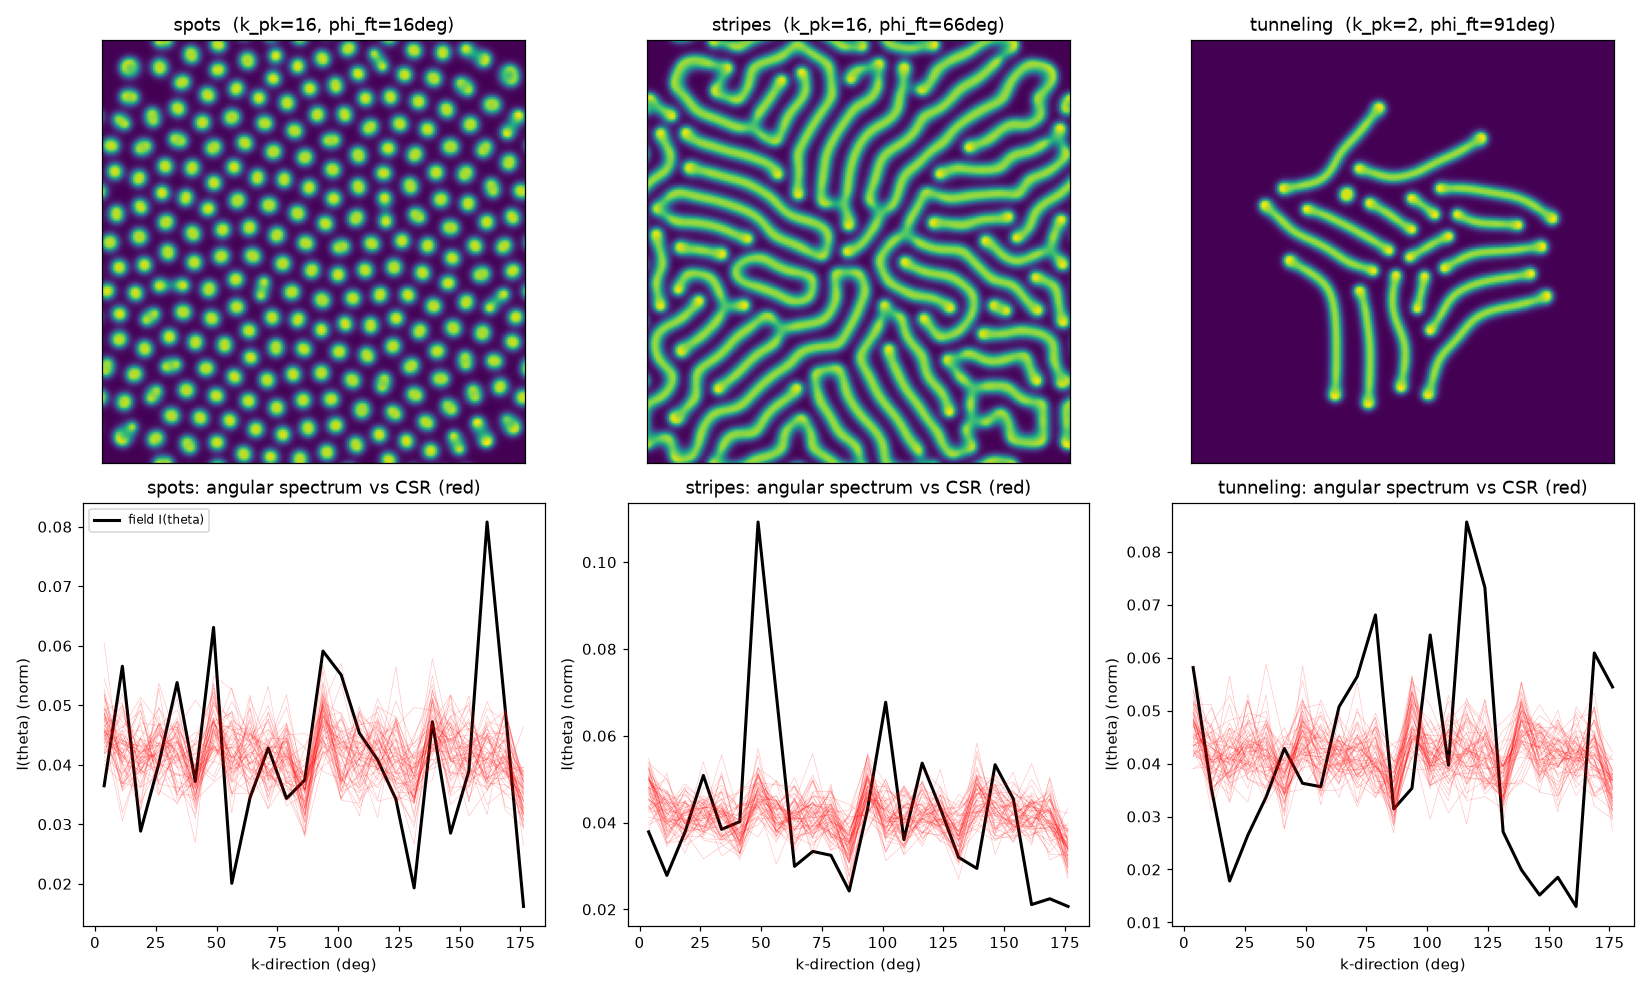

Write the Python code that produced this figure.
# c41_factorial.py — where does labyrinth anisotropy live: spectrum or positions?
# Factorial test on T=6000 equilibrated fields:
#   metric A: spatial annulus R2 (real-space rim tensor)
#   metric B: S2_ft (Fourier-band angular second moment, same annulus band k in [12,40])
#   nulls: density-matched CSR (positions random) + phase randomization (spectrum kept, features destroyed)
# Decision rule: stripe R2 rejected by CSR but accepted by phase null -> anisotropy is SPECTRAL.
#                stripe S2_ft rejected by both nulls -> spectral anisotropy confirmed independently.
import numpy as np, json, time
import matplotlib
matplotlib.use("Agg")
import matplotlib.pyplot as plt
from c41_core import gs_simulate, orient_stats

N, SEED, T = 192, 11, 6000
KBAND = (12.0, 40.0)
NB = 24
REG = [("spots", 0.030, 0.062), ("stripes", 0.042, 0.062), ("tunneling", 0.058, 0.065)]
NUL = 200


def spec_orient(field):
    """Angular power distribution I(theta_k) in band, same second-moment tensor math
    as the spatial estimator. Returns (stats_dict or None, I_profile or None)."""
    V = np.fft.fftshift(np.fft.fft2(field - field.mean()))
    P = np.abs(V) ** 2
    f = np.fft.fftshift(np.fft.fftfreq(N)) * N
    KX, KY = np.meshgrid(f, f)
    K = np.hypot(KX, KY)
    TH = np.degrees(np.arctan2(KY, KX)) % 180.0
    kb = np.round(K).astype(int).ravel()
    prof = np.bincount(kb, weights=P.ravel())
    cnt = np.bincount(kb)
    prof = np.divide(prof, np.maximum(cnt, 1))
    prof[:2] = 0.0
    kpk = int(np.argmax(prof))
    band = (K >= KBAND[0]) & (K <= KBAND[1])
    b = np.minimum((TH / (180.0 / NB)).astype(int), NB - 1)
    I = np.bincount(b[band].ravel(), weights=P[band].ravel(), minlength=NB)
    s = I.sum()
    if s <= 0:
        return None, None
    I = I / s
    ang = np.radians(np.arange(NB) * 180.0 / NB + 90.0 / NB)
    c, sn = np.cos(ang), np.sin(ang)
    Sxx, Syy, Sxy = (I * c * c).sum(), (I * sn * sn).sum(), (I * c * sn).sum()
    tr = Sxx + Syy
    if tr <= 0:
        return None, None
    d = np.hypot((Sxx - Syy) / 2.0, Sxy)
    phi = 0.5 * np.degrees(np.arctan2(2.0 * Sxy, Sxx - Syy)) % 180.0
    return dict(S2=float(2.0 * d / tr), phi=float(phi), k_peak=kpk), I


def csr_field(dens, rng):
    m = np.zeros(N * N, bool)
    m[rng.choice(N * N, size=int(round(dens * N * N)), replace=False)] = True
    return m.reshape(N, N).astype(float)


def phase_randomize(field, rng):
    V = np.fft.fft2(field - field.mean())
    A = rng.uniform(0, 2 * np.pi, V.shape)
    Th = A - np.flip(np.flip(A, 0), 1)   # conjugate-antisymmetric -> real output
    return np.fft.ifft2(V * np.exp(1j * Th)).real


t0 = time.time()
res = {}
fig, axs = plt.subplots(2, 3, figsize=(15, 9))
hdr = (f"{'regime':10s} {'act%':>5s} {'k_pk':>4s} | {'R2_sp':>6s} {'phi_sp':>6s} | "
       f"{'S2_ft':>6s} {'phi_ft':>6s} | {'c95R2':>6s} {'pR2':>5s} | "
       f"{'c95S2':>6s} {'pS2':>5s} | {'ph_pR2':>6s}")
print(hdr)
print("-" * len(hdr))
for j, (name, F, K) in enumerate(REG):
    out = gs_simulate(N, 1.0, 1.0, T, 0.16, 0.08, F, K, "fd5", SEED)
    if out is None:
        print(f"{name}: SIM BLEW UP, skipped")
        continue
    u, v = out
    vh = float((v > 0.3).mean())
    vf = v - v.min()
    st = orient_stats(vf, R=24, policy="short")
    ss, Iobs = spec_orient(vf)
    rng = np.random.default_rng(101)
    cR2, cS2 = [], []
    for d in range(NUL):
        fc = csr_field(vh, rng)
        stc = orient_stats(fc, R=24, policy="short")
        ssc, _ = spec_orient(fc)
        if stc is not None:
            cR2.append(stc["R2"])
        if ssc is not None:
            cS2.append(ssc["S2"])
    cR2, cS2 = np.asarray(cR2), np.asarray(cS2)
    pR2 = float((cR2 > st["R2"]).mean())
    pS2 = float((cS2 > ss["S2"]).mean())
    rng2 = np.random.default_rng(202)
    ph = []
    for d in range(NUL):
        stp = orient_stats(phase_randomize(vf, rng2), R=24, policy="short")
        if stp is not None:
            ph.append(stp["R2"])
    ph = np.asarray(ph)
    pph = float((ph > st["R2"]).mean())
    c95R2, c95S2 = float(np.percentile(cR2, 95)), float(np.percentile(cS2, 95))
    res[name] = dict(act=vh, k_peak=ss["k_peak"], R2_sp=st["R2"], phi_sp=st["phi_deg"],
                     S2_ft=ss["S2"], phi_ft=ss["phi"], csr_p95_R2=c95R2,
                     csr_rank_R2=pR2, csr_p95_S2=c95S2, csr_rank_S2=pS2,
                     phase_rank_R2=pph, I_obs=Iobs.tolist())
    print(f"{name:10s} {100*vh:5.1f} {ss['k_peak']:4d} | {st['R2']:6.4f} "
          f"{st['phi_deg']:6.1f} | {ss['S2']:6.4f} {ss['phi']:6.1f} | "
          f"{c95R2:6.4f} {pR2:5.2f} | {c95S2:6.4f} {pS2:5.2f} | {pph:6.2f}")
    axs[0, j].imshow(v, cmap="viridis")
    axs[0, j].set_xticks([]); axs[0, j].set_yticks([])
    axs[0, j].set_title(f"{name}  (k_pk={ss['k_peak']}, phi_ft={ss['phi']:.0f}deg)")
    th = np.arange(NB) * 180.0 / NB + 90.0 / NB
    axs[1, j].plot(th, Iobs, "k-", lw=2, label="field I(theta)")
    for d in range(60):
        ssc, Ic = spec_orient(csr_field(vh, np.random.default_rng(303 + d)))
        if Ic is not None:
            axs[1, j].plot(th, Ic, "r-", lw=0.4, alpha=0.25)
    axs[1, j].set_title(f"{name}: angular spectrum vs CSR (red)")
    axs[1, j].set_xlabel("k-direction (deg)")
    axs[1, j].set_ylabel("I(theta) (norm)")
    if j == 0:
        axs[1, j].legend(fontsize=8)
plt.tight_layout()
plt.savefig("c41_factorial.png", dpi=110)
json.dump({k: {kk: vv for kk, vv in d.items() if kk != "I_obs"}
           for k, d in res.items()}, open("c41_factorial.json", "w"), indent=1)
print("-" * len(hdr))
sp, stp = res["spots"], res["stripes"]
print(f"VERDICT: S2_ft stripes/spots ratio = {stp['S2_ft']/max(sp['S2_ft'],1e-9):.1f}x")
print(f"  stripe S2_ft vs CSR null:  rank = {stp['csr_rank_S2']:.3f} "
      f"({'REJECT CSR' if stp['csr_rank_S2'] < 0.05 else 'consistent with CSR'})")
print(f"  stripe R2_sp vs CSR null:  rank = {stp['csr_rank_R2']:.3f} "
      f"({'REJECT CSR' if stp['csr_rank_R2'] < 0.05 else 'consistent with CSR'})")
print(f"  stripe R2_sp vs PHASE null: rank = {stp['phase_rank_R2']:.3f} "
      f"({'anisotropy is SPECTRAL' if stp['phase_rank_R2'] > 0.05 and stp['csr_rank_R2'] < 0.05 else 'positional/other'})")
print(f"runtime {time.time()-t0:.1f}s; saved c41_factorial.png / .json")
